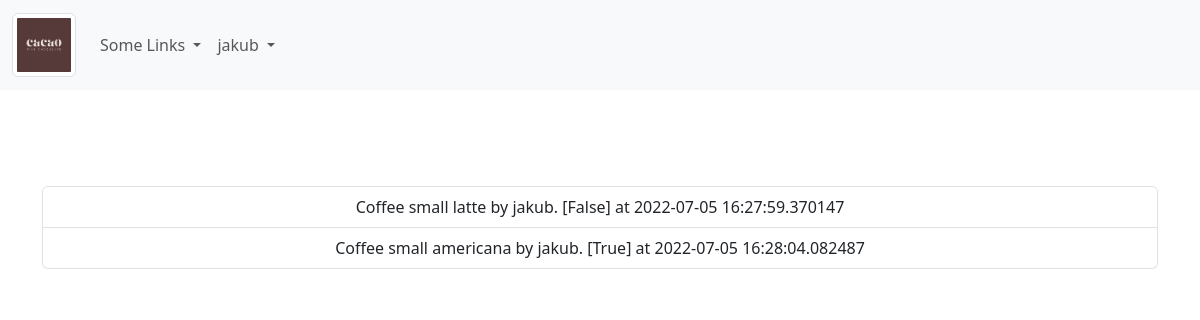
The app's page /orders/coffee (signed in) with its own data.
### coffee_shop/models.py (models this page shows, shortened)
class User(UserMixin, db.Model):
    id = db.Column(db.Integer, primary_key=True)
    username = db.Column(db.String(64), index=True, unique=True)
    email = db.Column(db.String(120), index=True, unique=True)
    password_hash = db.Column(db.String(128))
    orders = db.relationship('CoffeeOrder', backref='customer', lazy='dynamic')

class CoffeeOrder(db.Model):
    id = db.Column(db.Integer, primary_key=True)
    coffee_size = db.Column(db.String(3))
    coffee_type = db.Column(db.String(3))
    customer_id = db.Column(db.Integer, db.ForeignKey('user.id'), nullable=False)
    creation_date = db.Column(db.DateTime(timezone=True), nullable=False,
                              default=lambda: datetime.now(tz=timezone.utc))
    completed = db.Column(db.Boolean, nullable=False, default=False)
    def coffe_size_display_name(self):
        return COFFEE_SIZES.get(self.coffee_size, "Unknown size")
    def coffe_type_display_name(self):
        return COFFEE_TYPE.get(self.coffee_type, "Unknown type")

### coffee_shop/orders/views.py (the view)
@bp.route("/coffee")
@login_required
def list_coffee_orders():
    orders = CoffeeOrder.query.filter(CoffeeOrder.customer_id == current_user.id)
    return render_template("coffee_orders.html", coffee_orders=orders)

### coffee_shop/models.py (called while the page is built)
@login_manager.user_loader
def load_user(id):
    return User.query.get(int(id))

### coffee_shop/orders/templates/coffee_orders.html
{% extends "base.html" %}
{% block custom_content %}
  <ul class="list-group">
    {% for order in coffee_orders %}
        <li class="list-group-item">
            Coffee {{ order.coffe_size_display_name() }} {{ order.coffe_type_display_name() }}
            by {{ order.customer.username }}. [{{ order.completed }}] at {{ order.creation_date }}
        </li>
    {% endfor %}
  </ul>
{% endblock %}

### coffee_shop/templates/base.html (shortened to what this page needs)
<!DOCTYPE html>
<html lang="en">
{% import 'bootstrap5/form.html' as wtf %}
{% from 'bootstrap5/utils.html' import render_icon %}
<head>
  {% block styles %}
  {{ bootstrap.load_css() }}
  {% endblock %}
</head>
<body>
  {% block navbar %}
  <nav class="navbar navbar-expand-lg bg-light">
    <div class="container-fluid">
      <a class="navbar-brand" href="{{ url_for('index') }}">
        <img width="64" class="img-thumbnail" src="{{ url_for('static', filename='img/coffee_logo.png') }}"></img>
      </a>
      <div class="collapse navbar-collapse" id="navbarScroll">
        <ul class="navbar-nav me-auto my-2 my-lg-0 navbar-nav-scroll" style="--bs-scroll-height: 100px;">
          <li class="nav-item dropdown">
            <a class="nav-link dropdown-toggle" href="#" id="navbarScrollingDropdown" role="button"
              data-bs-toggle="dropdown" aria-expanded="false">
              Some Links
            </a>
          </li>
          <li class="nav-item dropdown">
            <a class="nav-link dropdown-toggle" href="#" id="navbarScrollingDropdown" role="button"
              data-bs-toggle="dropdown" aria-expanded="false">
              {% if current_user.is_authenticated %}
                {{ current_user.username }}
              {% else %}
                Anonymus user
              {% endif %}
            </a>
          </li>
        </ul>
      </div>
    </div>
  </nav>
  {% endblock navbar %}
  {% block body %}
  <main>
    <section class="py-5 text-center container">
      <div class="row py-lg-5">
        <div class="col-lg-19 mx-auto">
          {% block custom_content %}
          {% endblock %}
        </div>
      </div>
    </section>
  </main>
  {% endblock %}
</body>
</html>

### records on screen
User: username "jakub"
CoffeeOrder: coffe_size_display_name "small", coffe_type_display_name "latte", customer.username "jakub", completed "False", creation_date "2022-07-05 16:27:59.370147"
CoffeeOrder: coffe_size_display_name "small", coffe_type_display_name "americana", customer.username "jakub", completed "True", creation_date "2022-07-05 16:28:04.082487"
